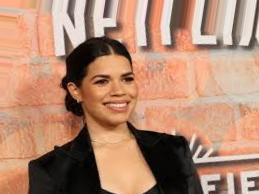
#> input picture DATA/celebrity_images/celebrities_all/America-Ferrera/200.jpg, 259 x 194 px, found by its file name; its folder holds only this picture in this run
$ jupyter execute --allow-errors STEP7-dataframe_creation_all_celebs.ipynb
#> lines starting #> are read from the running program, lines starting #| are printed output that depends on the picture
## Since we now have the identification accuracy results for every image in the test group of the celebrities_all dataset, we'll want to create a new datframe to store the accuracy rates along with other info about each test image.

### To achieve this, we will use the same code from the first EDA cycle.

## Before running the code, install the following libraries:

pip install pandas

pip install pillow

pip install numpy

pip install imutils

pip install opencv-python

[cell 1]
import pandas as pd
from PIL import Image, ImageStat
import os
import numpy as np

source_dir = "/workspace/DS4002Project3/DATA/celebrities_all" # set source directory

# Calculate the brightness of an image

# make a function that will calculate the average brightness of an image
def brightness(im_file):
    im = Image.open(im_file).convert('L')  # Convert to grayscale
    stat = ImageStat.Stat(im)
    return stat.mean[0]  # Mean brightness

# make a function that will take the filename of an image (01-100) and convert to integer
def extract_number_from_filename(filename):
    # Split at the dot and take the part before it
    number_str = filename.split('.')[0]
    # Convert the resulting string to an integer
    return int(number_str)

# make a function to list the race of the celebrity photographed
def get_race(celebrity_name):
    if celebrity_name == "Angelina-Jolie":
        return "White"
    elif celebrity_name == "America-Ferrera":
        return "White-Latina"
    elif celebrity_name == "Ayo-Edebiri":
        return "Black"
    elif celebrity_name == "Conan-OBrien":
        return "White"
    elif celebrity_name == "Danny-Pudi":
        return "Asian"
    elif celebrity_name == "David-Bowie":
        return "White"
    elif celebrity_name == "Donald-Glover":
        return "Black"
    elif celebrity_name == "Elizabeth-Olsen":
        return "White"
    elif celebrity_name == "Jackie-Chan":
        return "Asian"
    elif celebrity_name == "Jim-Carrey":
        return "White"
    elif celebrity_name == "John-Lennon":
        return "White"
    elif celebrity_name == "John-Mulaney":
        return "White"
    elif celebrity_name == "Lucy-Liu":
        return "Asian"
    elif celebrity_name == "Margot-Robbie":
        return "White"
    elif celebrity_name == "Mariah-Carey":
        return "Black-White"
    elif celebrity_name == "Matt-Damon":
        return "White"
    elif celebrity_name == "Maya-Rudolph":
        return "Black-White"
    elif celebrity_name == "Morgan-Freeman":
        return "Black"
    elif celebrity_name == "Olivia-Rodrigo":
        return "Asian-White"
    elif celebrity_name == "Pedro-Pascal":
        return "White"
    elif celebrity_name == "Priyanka-Chopra":
        return "Asian"
    elif celebrity_name == "Ryan-Gosling":
        return "White"
    elif celebrity_name == "SZA":
        return "Black"
    elif celebrity_name == "Salma-Hayek":
        return "White-Latina"
    elif celebrity_name == "Will-Smith":
        return "Black"
    else:
        return "Unknown"

from PIL import Image

# make a function that states the resolution of a photo
def get_resolution(img_path):
    try:
        with Image.open(img_path) as img:
            wid, hgt = img.size
            resolution = f"{wid}x{hgt}"
            return resolution
    except Exception as e:
        return None

# function to calculate saturation. --> adopted from https://pyimagesearch.com/2017/06/05/computing-image-colorfulness-with-opencv-and-python/
from imutils import build_montages
from imutils import paths
import argparse
import imutils
import cv2

# Create a DataFrame including brightness information
import os

def create_image_dataframe_from_source():
    data = []

    # Process each celebrity folder in the source directory
    for celeb_folder in os.listdir(source_dir):
        celeb_path = os.path.join(source_dir, celeb_folder)

        if os.path.isdir(celeb_path):
            for i, img_name in enumerate(os.listdir(celeb_path), start=1):
                # Construct the complete file path
                img_path = os.path.abspath(os.path.join(celeb_path, img_name))

                # Calculate brightness for the image
                img_brightness = brightness(img_path)
#> in brightness, `im = Image.open(im_file).convert('L')`:
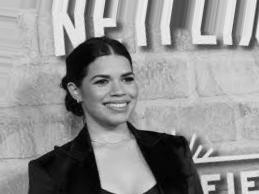
#> im: PIL image 259x194 L; min 0, max 245, mean 146.7
#> img_brightness = 146.7

                # Calculate resolution for the image
                img_resolution = get_resolution(img_path)
#> in get_resolution, img is the input picture: PIL image 259x194 RGB; mean R, G, B 178.7, 136.9, 113.4
#> img_resolution = '259x194'

                # Append the data to the list
                data.append({
                    'celebrity_name': celeb_folder,
                    'picture_number': extract_number_from_filename(img_name),
                    'file_path': img_path,  # Save the complete file path
                    'brightness': img_brightness,
                    'resolution': img_resolution
                })
#> pass 2 of the loop in create_image_dataframe_from_source, `for celeb_folder in os.listdir(source_dir):`:
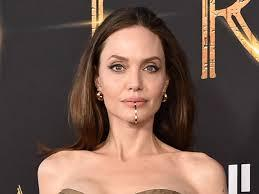
#> input picture DATA/celebrity_images/celebrities_all/Angelina-Jolie/153.jpg, 259 x 194 px, found by its file name
#> in brightness (call 2), `im = Image.open(im_file).convert('L')`:
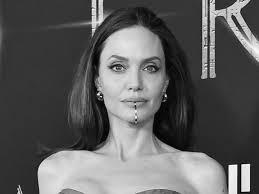
#> im: PIL image 259x194 L; min 1, max 255, mean 94
#> img_brightness = 94.02
#> in get_resolution, img is the input picture: PIL image 259x194 RGB; mean R, G, B 112.3, 87.9, 77.4

    # Create DataFrame -- first add original columns
    df = pd.DataFrame(data, columns=['celebrity_name', 'picture_number', 'file_path', 'brightness', 'resolution'])
#> df = table of 2 rows and 5 columns
    # add race column
    df['race'] = df['celebrity_name'].apply(get_race)
    return df

df = create_image_dataframe_from_source()
#> df = table of 2 rows and 6 columns
# Sort by celebrity_name and then by picture_number
df = df.sort_values(by=['celebrity_name', 'picture_number'], ascending=[True, True])
# Reset index if needed
df = df.reset_index(drop=True)

# add gender column:
def gender_specification(dataframe):
    # Create a new column "gender" and assign values based on celebrity_name
    df['gender'] = df['celebrity_name'].apply(
        lambda name: 'female' if name in ['Angelina-Jolie', 'America-Ferrera', 'Ayo-Edebiri', 'Elizabeth-Olsen', 'Lucy-Liu', 'Margot-Robbie', 'Mariah-Carrie', 'Olivia-Rodrigo', 'Salma-Hayek', 'SZA']
        else 'male' if name in ['Conan-OBrien', 'Danny-Pudi', 'David-Bowie', 'Donald-Glover', 'Jackie-Chan', 'Jim-Carrey', 'John-Lennon', 'John-Mulaney', 'Matt-Damon', 'Morgan-Freeman', 'Pedro-Pascal', 'Ryan-Gosling', 'Will-Smith']
        else None
    )
    return df

gender_specification(df)

# add saturation column
import cv2

def image_colorfulness(image):
    # Split the image into its respective RGB components
    (B, G, R) = cv2.split(image.astype("float"))

    # Compute rg = R - G
    rg = np.absolute(R - G)

    # Compute yb = 0.5 * (R + G) - B
    yb = np.absolute(0.5 * (R + G) - B)

    # Compute the mean and standard deviation of both `rg` and `yb`
    (rgMean, rgStd) = (np.mean(rg), np.std(rg))
    (ybMean, ybStd) = (np.mean(yb), np.std(yb))

    # Combine the mean and standard deviations
    stdRoot = np.sqrt((rgStd ** 2) + (ybStd ** 2))
    meanRoot = np.sqrt((rgMean ** 2) + (ybMean ** 2))

    # Derive the "colorfulness" metric and return it
    return stdRoot + (0.3 * meanRoot)

# List to hold colorfulness values
colorfulness_values = []

# Loop through each file path in the DataFrame
for filepath in df['file_path']:
    # Load the image
    image = cv2.imread(filepath)

    # Check if the image was loaded correctly
    if image is not None:
        # Calculate the colorfulness
        colorfulness_value = image_colorfulness(image)
#> in image_colorfulness, `(B, G, R) = cv2.split(image.astype("float"))`:
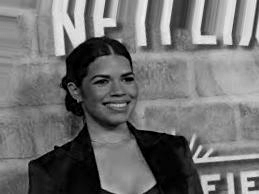
#> B: shape (194, 259) float64; min 0, max 240, mean 113.4
#> in image_colorfulness, `(B, G, R) = cv2.split(image.astype("float"))`:
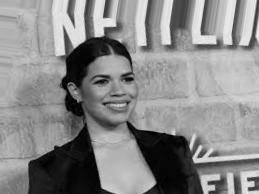
#> G: shape (194, 259) float64; min 0, max 243, mean 136.9
#> in image_colorfulness, `(B, G, R) = cv2.split(image.astype("float"))`:
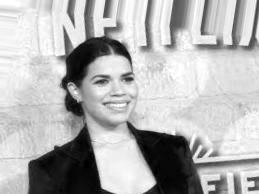
#> R: shape (194, 259) float64; min 0, max 255, mean 178.7
#> in image_colorfulness, `rg = np.absolute(R - G)`:
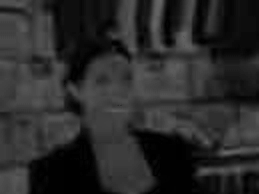
#> rg: shape (194, 259) float64; min 0, max 104, mean 41.9
#> in image_colorfulness, `yb = np.absolute(0.5 * (R + G) - B)`:
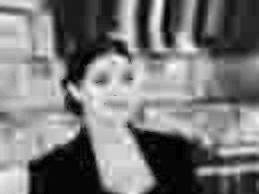
#> yb: shape (194, 259) float64; min 0, max 94, mean 44.5; drawn with min black and max white
#> in image_colorfulness, `(rgMean, rgStd) = (np.mean(rg), np.std(rg))`: rgMean = 41.93; rgStd = 26.09
#> in image_colorfulness, `(ybMean, ybStd) = (np.mean(yb), np.std(yb))`: ybMean = 44.46; ybStd = 26.8
#> in image_colorfulness, `stdRoot = np.sqrt((rgStd ** 2) + (ybStd ** 2))`: stdRoot = 37.41
#> in image_colorfulness, `meanRoot = np.sqrt((rgMean ** 2) + (ybMean ** 2))`: meanRoot = 61.12
#> colorfulness_value = 55.74
    else:
        print(f"Warning: Could not load image at {filepath}")
        colorfulness_value = None  # Use None for missing images

    # Append the colorfulness value
    colorfulness_values.append(colorfulness_value)
#> pass 2 of the loop `for filepath in df['file_path']:`:
#> in image_colorfulness (call 2), `yb = np.absolute(0.5 * (R + G) - B)`:
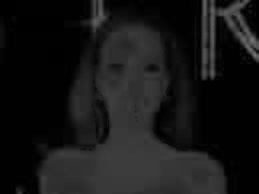
#> yb: shape (194, 259) float64; min 0, max 115.5, mean 22.9
#> rgMean = 24.45; rgStd = 21.81
#> ybMean = 22.85; ybStd = 24.12
#> stdRoot = 32.52
#> meanRoot = 33.47
#> colorfulness_value = 42.56

# Add the colorfulness values as a new column in the DataFrame
df['colorfulness'] = colorfulness_values

df.to_csv('/workspace/DS4002Project3/DATA/all_celebs_image_data.csv', index=False)
